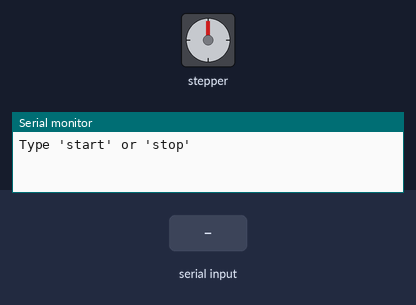
The sketch below on a simulated Arduino Uno, built with avr-gcc and run on an emulated ATmega328P. On the bench: stepper motor, the last lines printed to the serial monitor. Wiring (inferred from the names in the program): stepper motor driver (200 steps per turn assumed): step pin 3; direction pin 4; enable pin 8. The inputs (shaded band) are chosen by the test bench.

Above: at 1.2 s.
1.3 s: "start\n" received over Serial
At 1.75 s:
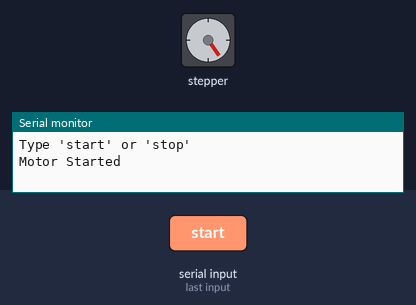
At 2.35 s:
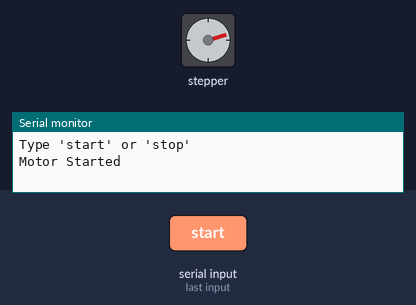
4.3 s: "stop\n" received over Serial
5.8 s: "start\n" received over Serial
At 5.95 s:
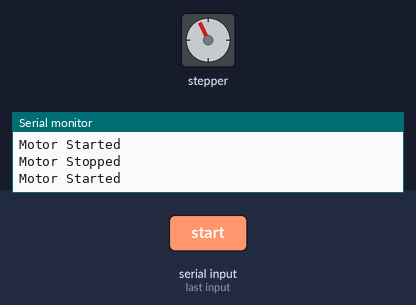
8.8 s: "stop\n" received over Serial
Timing chart, 0 to 11.3 s (numbered marks = the images above; inputs shaded):
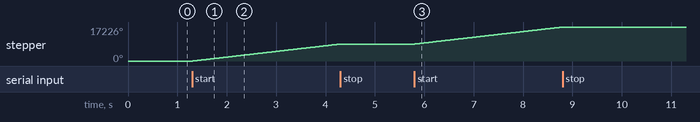

The sketch:

stepper_testing_cmd.ino
```cpp
#define STEP_PIN 3
#define DIR_PIN 4
#define ENABLE_PIN 8

void setup() {
  Serial.begin(9600);
  Serial.println("Type 'start' or 'stop'");

  pinMode(STEP_PIN, OUTPUT);
  pinMode(DIR_PIN, OUTPUT);
  pinMode(ENABLE_PIN, OUTPUT);

  digitalWrite(DIR_PIN, HIGH);    // fixed direction
  digitalWrite(ENABLE_PIN, HIGH); // disable motor at power-up
}

void loop() {

  // Read command from serial
  if (Serial.available()) {
    String cmd = Serial.readStringUntil('\n');

    if (cmd == "start") {
      digitalWrite(ENABLE_PIN, LOW);  // enable driver
      Serial.println("Motor Started");
    }
    else if (cmd == "stop") {
      digitalWrite(ENABLE_PIN, HIGH); // disable driver
      Serial.println("Motor Stopped");
    }
  }

  // Run motor if enabled
  if (digitalRead(ENABLE_PIN) == LOW) {
    digitalWrite(STEP_PIN, HIGH);
    delayMicroseconds(300);
    digitalWrite(STEP_PIN, LOW);
    delayMicroseconds(300);
  }
}
```

Measured:
- after the input at 1.3 s, stepper: keeps turning clockwise at about 2876°/s, starting at once
- after the input at 5.8 s, stepper: keeps turning clockwise at about 2876°/s, starting at once
